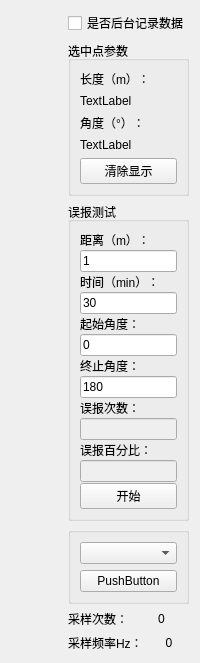
    <widget class="QWidget" name="tab_4">
     <attribute name="title">
      <string>单线雷达</string>
     </attribute>
     <layout class="QHBoxLayout" name="horizontalLayout_16" stretch="6,1">
      <item>
       <layout class="QVBoxLayout" name="verticalLayout_2"/>
      </item>
      <item>
       <layout class="QVBoxLayout" name="verticalLayout_32" stretch="1,3,5,1,1">
        <item>
         <widget class="QCheckBox" name="checkBox_19">
          <property name="text">
           <string>是否后台记录数据</string>
          </property>
         </widget>
        </item>
        <item>
         <widget class="QGroupBox" name="groupBox_4">
          <property name="title">
           <string>选中点参数</string>
          </property>
          <layout class="QVBoxLayout" name="verticalLayout_35">
           <item>
            <layout class="QVBoxLayout" name="verticalLayout_3">
             <item>
              <widget class="QLabel" name="label_102">
               <property name="text">
                <string>长度（m）：</string>
               </property>
              </widget>
             </item>
             <item>
              <widget class="QLabel" name="label_103">
               <property name="text">
                <string>TextLabel</string>
               </property>
              </widget>
             </item>
             <item>
              <widget class="QLabel" name="label_104">
               <property name="text">
                <string>角度（°）：</string>
               </property>
              </widget>
             </item>
             <item>
              <widget class="QLabel" name="label_105">
               <property name="text">
                <string>TextLabel</string>
               </property>
              </widget>
             </item>
            </layout>
           </item>
           <item>
            <widget class="QPushButton" name="pushButton_22">
             <property name="text">
              <string>清除显示</string>
             </property>
            </widget>
           </item>
          </layout>
         </widget>
        </item>
        <item>
         <widget class="QGroupBox" name="groupBox_9">
          <property name="title">
           <string>误报测试</string>
          </property>
          <layout class="QVBoxLayout" name="verticalLayout_34" stretch="1,1,1,1,1,1,1,1,1,1,1,1,2">
           <property name="spacing">
            <number>1</number>
           </property>
           <item>
            <widget class="QLabel" name="label_128">
             <property name="text">
              <string>距离（m）：</string>
             </property>
            </widget>
           </item>
           <item>
            <widget class="QLineEdit" name="lineEdit_10">
             <property name="text">
              <string>1</string>
             </property>
            </widget>
           </item>
           <item>
            <widget class="QLabel" name="label_129">
             <property name="text">
              <string>时间（min）：</string>
             </property>
            </widget>
           </item>
           <item>
            <widget class="QLineEdit" name="lineEdit_100">
             <property name="text">
              <string>30</string>
             </property>
            </widget>
           </item>
           <item>
            <widget class="QLabel" name="label_130">
             <property name="text">
              <string>起始角度：</string>
             </property>
            </widget>
           </item>
           <item>
            <widget class="QLineEdit" name="lineEdit_102">
             <property name="text">
              <string>0</string>
             </property>
            </widget>
           </item>
           <item>
            <widget class="QLabel" name="label_131">
             <property name="text">
              <string>终止角度：</string>
             </property>
            </widget>
           </item>
           <item>
            <widget class="QLineEdit" name="lineEdit_101">
             <property name="text">
              <string>180</string>
             </property>
            </widget>
           </item>
           <item>
            <widget class="QLabel" name="label_132">
             <property name="text">
              <string>误报次数：</string>
             </property>
            </widget>
           </item>
           <item>
            <widget class="QLineEdit" name="lineEdit_103">
             <property name="enabled">
              <bool>false</bool>
             </property>
            </widget>
           </item>
           <item>
            <widget class="QLabel" name="label_133">
             <property name="text">
              <string>误报百分比：</string>
             </property>
            </widget>
           </item>
           <item>
            <widget class="QLineEdit" name="lineEdit_104">
             <property name="enabled">
              <bool>false</bool>
             </property>
            </widget>
           </item>
           <item>
            <widget class="QPushButton" name="pushButton_25">
             <property name="sizePolicy">
              <sizepolicy hsizetype="Minimum" vsizetype="Maximum">
               <horstretch>0</horstretch>
               <verstretch>0</verstretch>
              </sizepolicy>
             </property>
             <property name="text">
              <string>开始</string>
             </property>
            </widget>
           </item>
          </layout>
         </widget>
        </item>
        <item>
         <widget class="QGroupBox" name="groupBox_6">
          <property name="title">
           <string/>
          </property>
          <layout class="QVBoxLayout" name="verticalLayout_33">
           <item>
            <widget class="QComboBox" name="comboBox_3"/>
           </item>
           <item>
            <widget class="QPushButton" name="pushButton_18">
             <property name="text">
              <string>PushButton</string>
             </property>
            </widget>
           </item>
          </layout>
         </widget>
        </item>
        <item>
         <layout class="QVBoxLayout" name="verticalLayout_31">
          <item>
           <layout class="QHBoxLayout" name="horizontalLayout_14">
            <item>
             <widget class="QLabel" name="label_59">
              <property name="text">
               <string>采样次数：</string>
              </property>
             </widget>
            </item>
            <item>
             <widget class="QLabel" name="label_19">
              <property name="text">
               <string>0</string>
              </property>
              <property name="alignment">
               <set>Qt::AlignCenter</set>
              </property>
             </widget>
            </item>
           </layout>
          </item>
          <item>
           <layout class="QHBoxLayout" name="horizontalLayout_15">
            <item>
             <widget class="QLabel" name="label_58">
              <property name="text">
               <string>采样频率Hz：</string>
              </property>
             </widget>
            </item>
            <item>
             <widget class="QLabel" name="label_20">
              <property name="text">
               <string>0</string>
              </property>
              <property name="alignment">
               <set>Qt::AlignCenter</set>
              </property>
             </widget>
            </item>
           </layout>
          </item>
         </layout>
        </item>
       </layout>
      </item>
     </layout>
    </widget>
